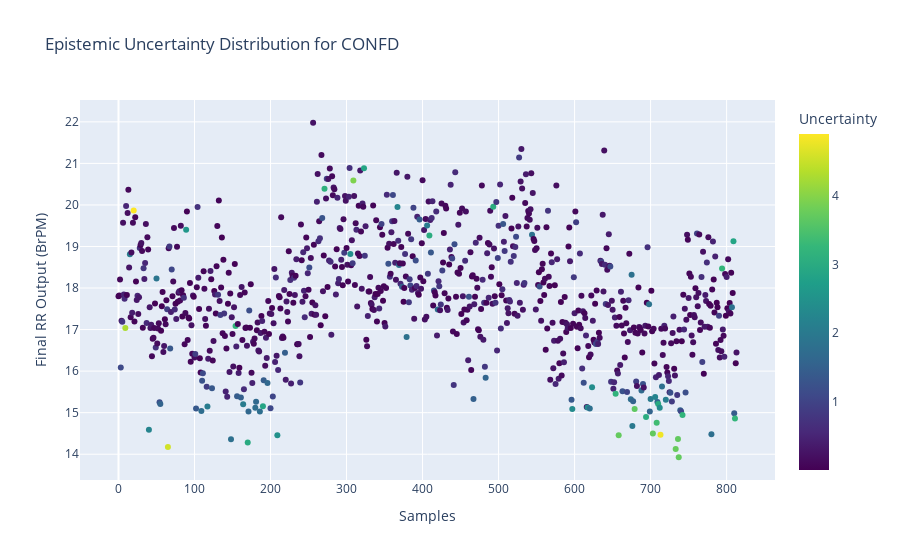

Write notebook code for a chart like this one.
### Code cell
if input_conf == 'confb':
    fig1 = px.scatter(data_confb,x = 'Samples', y="Final RR Output (BrPM)",title="Epistemic Uncertainty Distribution for "+input_conf.upper(),
                     color="Uncertainty", color_continuous_scale=px.colors.sequential.Viridis)
    fig1.show()

if input_conf == 'confa':
    fig1 = px.scatter(data_confa,x = 'Samples', y="Final RR Output (BrPM)",title="Epistemic Uncertainty Distribution for "+input_conf.upper(),
                   color="Uncertainty", color_continuous_scale=px.colors.sequential.Viridis)
    fig1.show()

if input_conf == 'confd':
    fig1 = px.scatter(data_confd,x = 'Samples', y="Final RR Output (BrPM)",title="Epistemic Uncertainty Distribution for "+input_conf.upper(),
                     color="Uncertainty", color_continuous_scale=px.colors.sequential.Viridis)

    fig1.show()
     

if input_conf == 'conff':
    fig1 = px.scatter(data_conff,x = 'Samples', y="Final RR Output (BrPM)",title="Epistemic Uncertainty Distribution for "+input_conf.upper(),
                     color="Uncertainty", color_continuous_scale=px.colors.sequential.Viridis)
    fig1.show()

### Figure 1 — Plotly figure (JSON) as saved in the notebook; plotly's stock layout.template omitted (floating-point values rounded to 4 significant figures; data arrays with more than 128 entries replaced by an {"elided": "..."} marker saying what was removed)
{"data": [{"hovertemplate": "Samples=%{x}<br>Final RR Output (BrPM)=%{y}<br>Uncertainty=%{marker.color}<extra></extra>", "legendgroup": "", "marker": {"color": {"elided": "814 float values"}, "coloraxis": "coloraxis", "symbol": "circle"}, "mode": "markers", "name": "", "orientation": "v", "showlegend": false, "type": "scatter", "x": {"elided": "814 int values"}, "xaxis": "x", "y": {"elided": "814 float values"}, "yaxis": "y"}], "layout": {"coloraxis": {"colorbar": {"title": {"text": "Uncertainty"}}, "colorscale": [[0, "#440154"], [0.1111, "#482878"], [0.2222, "#3e4989"], [0.3333, "#31688e"], [0.4444, "#26828e"], [0.5556, "#1f9e89"], [0.6667, "#35b779"], [0.7778, "#6ece58"], [0.8889, "#b5de2b"], [1, "#fde725"]]}, "legend": {"tracegroupgap": 0}, "title": {"text": "Epistemic Uncertainty Distribution for CONFD"}, "xaxis": {"anchor": "y", "domain": [0, 1], "title": {"text": "Samples"}}, "yaxis": {"anchor": "x", "domain": [0, 1], "title": {"text": "Final RR Output (BrPM)"}}}}
